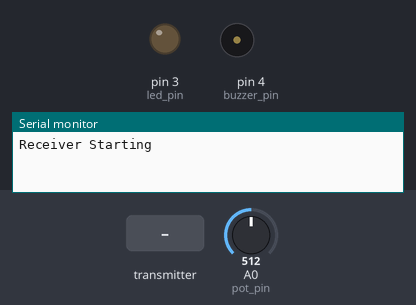
This sketch was run on a simulated Arduino Uno, built with avr-gcc and run on an emulated ATmega328P. On the bench: output pins drawn as LEDs (lit = HIGH), buzzer (waves = sounding), the last lines printed to the serial monitor. The test bench sets the inputs (shaded band); at power-on: A0 (pot_pin) = 512. No radio packets arrive unless stated.

Above: at 2.2 s.
2.3 s: the transmitter starts sending button_state = 1
At 3.5 s:
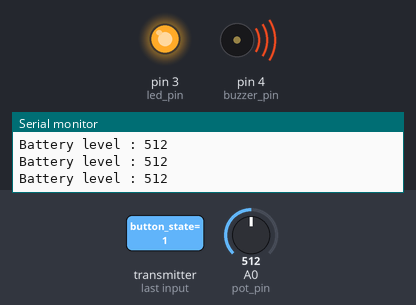
3.8 s: the transmitter starts sending button_state = 0
At 4.7 s:
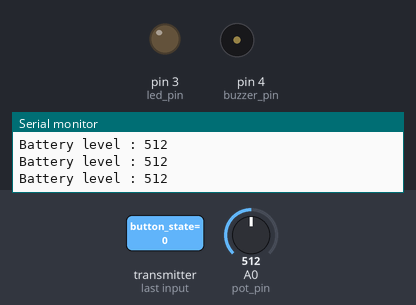
Timing chart, 0 to 6.8 s (numbered marks = the images above; inputs shaded):
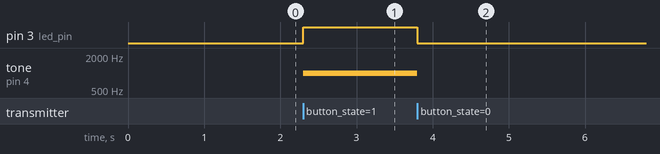

Measured:
- after the input at 2.3 s, pin 3 (led_pin): LOW → HIGH at once; tone on pin 4 (buzzer_pin): silent → 1000 Hz at once
- after the input at 3.8 s, pin 3 (led_pin): HIGH → LOW at once; tone on pin 4 (buzzer_pin): 1000 Hz → silent at once

The sketch:

finder.ino
```cpp
#include <SPI.h>
#include <nRF24L01.h>
#include <RF24.h>
RF24 radio(9, 10);

//for battery variables
const byte address[6]="00001";
//char batt[3] = "000";

//for testing RF
boolean button_state = 0;
int led_pin = 3; //set led pin
int buzzer_pin = 4; //set buzzer pin

//for testing potentiometer
int pot_pin = A0; //set potentiometer analog pin
int pot_val = 0; //set potentiometer value
char pot_str[] = ""; //set string potentiometer

void setup() {
    Serial.begin(9600);
    delay(1000);
    Serial.println("Receiver Starting");
    radio.begin();
    radio.setDataRate( RF24_250KBPS );
    radio.openReadingPipe(1,address);
    radio.enableAckPayload();
    radio.writeAckPayload(1, &pot_val, sizeof(pot_val));
    radio.startListening();
    pinMode(led_pin, OUTPUT);
}

void loop() {
    if ( radio.available() ) {
      //char text[32] = "";                 //Saving the incoming data
      //radio.read(&text, sizeof(text));    //Reading the data
      radio.read(&button_state, sizeof(button_state));    //Reading the data
      if(button_state == HIGH){
        tone(buzzer_pin, 1000);
        digitalWrite(led_pin, HIGH);
        //Serial.println(text);
      }
      else  {
        noTone(buzzer_pin);
        digitalWrite(led_pin, LOW);
        //Serial.println(text);
      }
      pot_val = analogRead(pot_pin); //read potentiometer value
      Serial.print("Battery level : ");
      Serial.println(pot_val); //print potentiometer value
      radio.writeAckPayload(1, &pot_val, sizeof(pot_val)); //send message
    }
}
```
